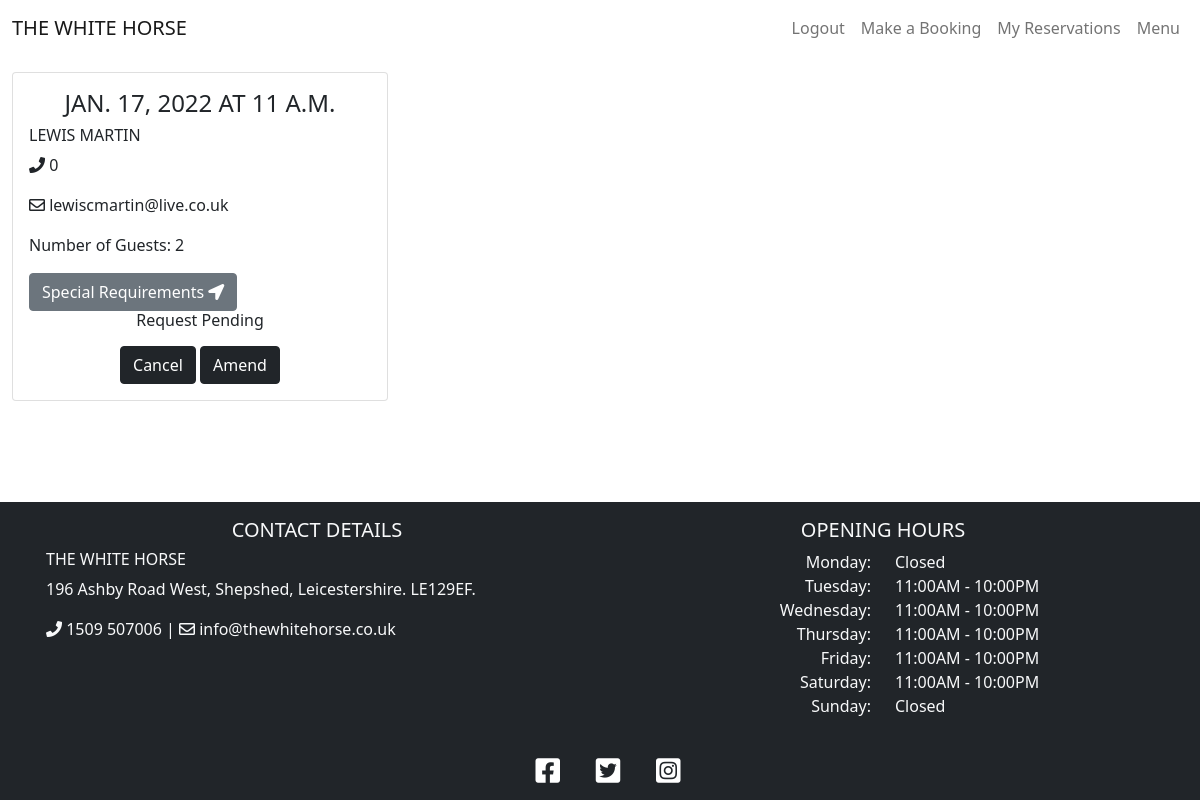
The app's page /reservations (signed in), older data.
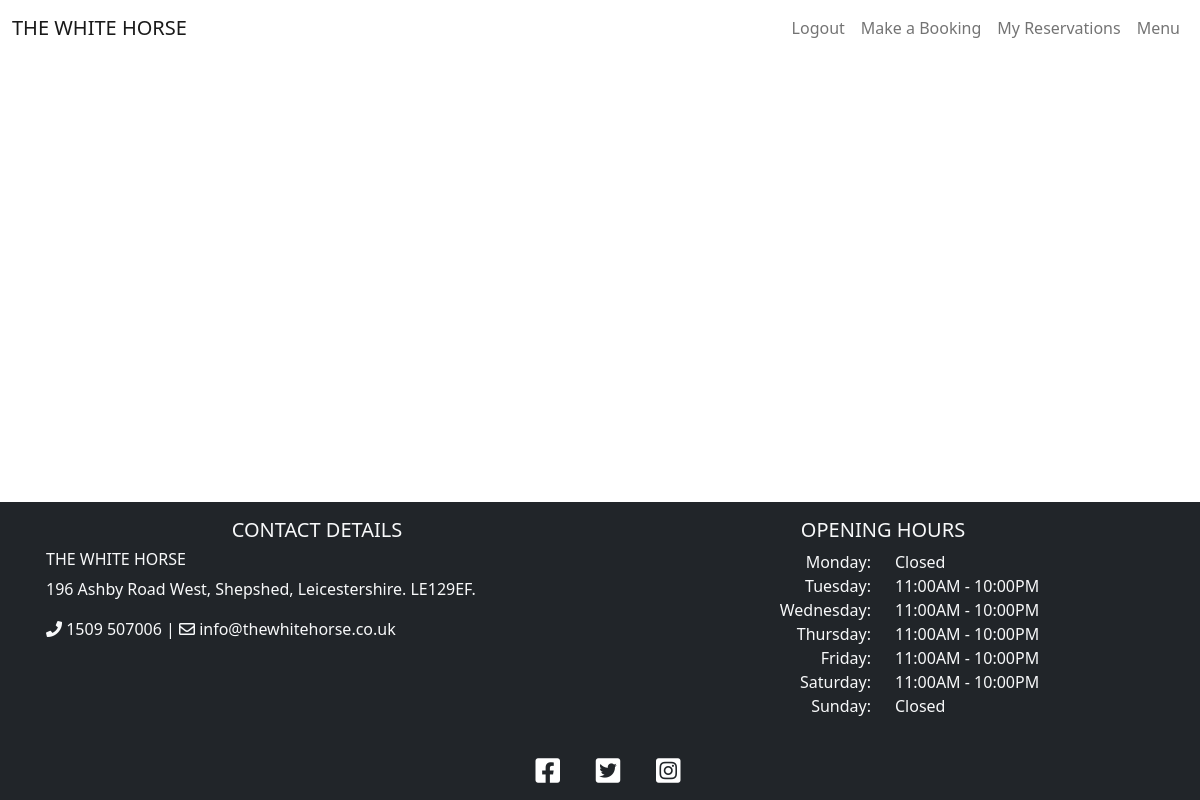
The same page, newer data.
### booking/models.py (models this page shows, shortened)
class Booking(models.Model):
    user = models.ForeignKey(User, on_delete=models.CASCADE)
    lead = models.CharField(max_length=200, blank=False)
    email = models.CharField(max_length=200, blank=False)
    mobile = models.IntegerField(blank=False)
    date = models.DateField(blank=False)
    time = models.TimeField(blank=False)
    arrival = models.DateTimeField(blank=True, null=True)
    notes = models.TextField(max_length=200)
    guests = models.PositiveIntegerField(blank=False)
    status = models.IntegerField(choices=STATUS, default=0)
    class Meta:
        ordering = ['-date']

### booking/views.py (the view)
# urls.py: path('reservations', views.ReservationList.as_view(), name='reservations'),
class ReservationList(generic.ListView):
    model = Booking
    paginate_by = 6
    def get(self, request, *args, **kwargs):
        reservations = Booking.objects.filter(user=request.user)
        return render(
            request, 'reservations.html',
            {
                'reservations': reservations,
            },
        )

### templates/reservations.html (shortened to what this page needs)
{% extends "base.html" %}
{% block content %}
<div class="container-fluid mb-3">
    <div class="row">
        <div class="col-12 mt-3 left">
            <div class="row">
                {% for reservation in reservations %}
                <div class="col-md-4">
                    <div class="card mb-4">
                        <div class="card-body">
                            <h4 class='card-title text-uppercase text-center'>{{ reservation.date }} at
                                {{ reservation.time }}</h4>
                            <h6 class="text-uppercase">{{ reservation.lead }}</h6>
                            <div class='card-text'>
                                <p><i class="fas fa-phone"></i> {{ reservation.mobile }}</p>
                                <p><i class="far fa-envelope"></i> {{ reservation.email }}</p>
                                <p>Number of Guests: {{ reservation.guests }}</p>
                                <button data-bs-toggle='modal' data-bs-target='#notes' class="btn btn-secondary">Special
                                    Requirements <i class="fas fa-location-arrow"></i></button>
                                <div class='text-center h6'>
                                    {% if reservation.status == 1 %}
                                    <p>Reservation Accepted</p>
                                    {% elif reservation.status == 2 %}
                                    <p>Reservation Declined</p>
                                    {% else %}
                                    <p>Request Pending</p>
                                    {% endif %}
                                </div>
                            </div>
                            <div class='text-center'>
                                <a href="/cancel/{{ reservation.id }}"><button class="btn btn-dark">Cancel</button></a>
                                <a href="/amend/{{ reservation.id }}"><button class="btn btn-dark">Amend</button></a>
                            </div>
                        </div>
                    </div>
                </div>
                    {% endfor %}
                </div>
        </div>
    </div>
</div>
{%endblock%}

Row changes from the older to the newer data that the page shows:
removed Booking: date "JAN. 17, 2022", time "11 A.M.", lead "LEWIS MARTIN", mobile "0", email "lewiscmartin@live.co.uk", guests "2", status "Request Pending"
